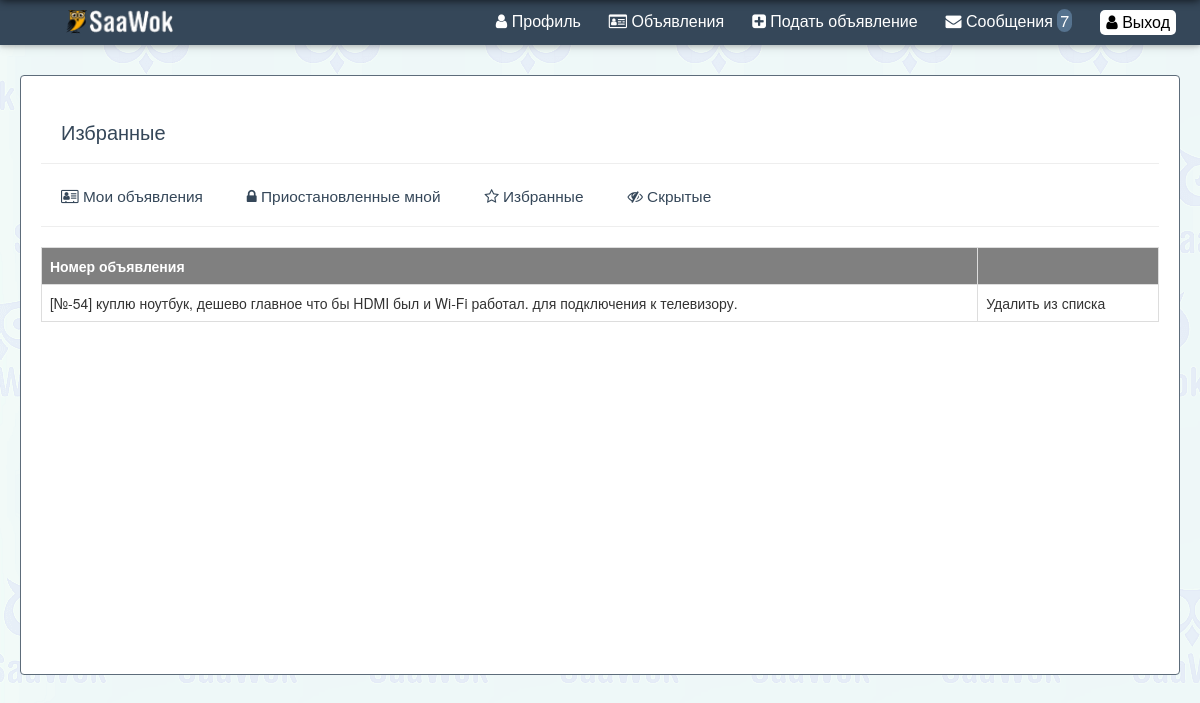
The app's page /cabinet/fav_ob.php (signed in) with its own data.
### tables this page shows
CREATE TABLE `white_ads` (
  `id` int(11) NOT NULL AUTO_INCREMENT,
  `user` text NOT NULL,
  `ads` text NOT NULL,
  PRIMARY KEY (`id`)
);

CREATE TABLE `ads` (
  `id` int(11) NOT NULL AUTO_INCREMENT,
  `date` text NOT NULL,
  `author` text NOT NULL,
  `type` int(11) NOT NULL,
  `cat1` text NOT NULL,
  `cat2` text NOT NULL,
  `cat3` text NOT NULL,
  `text` text NOT NULL,
  `region` text NOT NULL,
  `city` text NOT NULL,
  `status` text NOT NULL,
  `files` text NOT NULL,
  `comment` text NOT NULL,
  PRIMARY KEY (`id`)
);

### classes/db.php (called while the page is built, shortened)
<?php
class Database{
	public function db_connect(){
		$this->conn = mysqli_connect(HOST, USER_NAME, USER_PASS, DB_NAME);
	}
	public function db_select($table_name,$sql_param){
		$conn= $this->conn;
		$sql = "SELECT * FROM ".$table_name." ".$sql_param;
		$result = mysqli_query($conn, $sql);
		if (mysqli_num_rows($result) > 0) {
			while($row = mysqli_fetch_assoc($result)) {
				$rows[]=$row;
			}
		}
		return $rows;
	}
}
?>

### cabinet/fav_ob.php (the view, shortened to what this page needs)
<?php
$headerr=new Headerr();
$db=new Database();
$headerr->headerrs("Избранные","","","utf-8");
$headerr->user_bar();
$user_id=$_COOKIE['id'];
$white_list= $db->db_select("white_ads","WHERE user='$user_id'");
$white_list_count=count($white_list);
echo "
<div class='content Scontainer'>
 <div class='user_block'>
  <h3>Избранные</h3>
<hr>
<a class='nav_st1' href='ads_my.php'><i class='fa fa-address-card-o' aria-hidden='true'></i> Мои объявления</a>
<a class='nav_st1' href='ads_my_arh.php'><i class='fa fa-lock' aria-hidden='true'></i> Приостановленные мной</a>
<a class='nav_st1' href='fav_ob.php'><i class='fa fa-star-o' aria-hidden='true'></i> Избранные</a>
<a class='nav_st1' href='hide_ob.php'><i class='fa fa-eye-slash' aria-hidden='true'></i> Скрытые</a>
<br /><hr>
<table class='table table-bordered'>
<tr>
<th>Номер объявления</th>
<th></th>
</tr>
";
for($i=0;$i<$white_list_count;$i++){
$white_list_id= $white_list[$i]['ads'];
$ads= $db->db_select("ads","WHERE id='$white_list_id'");
echo "
<tr>
<td><a href='../ob.php?id=".$white_list_id."'>[№-".$white_list_id."] ".$ads[0]['text']."</a></td>
<td><a href='fav_ob.php?del=".$white_list[$i]['id']."'>Удалить из списка</a></td>
</tr>";
}
echo "</table>";
echo "</div></div>";
?>

### css/style_old.css (style rules this page uses)
a { text-decoration: none; }
th { padding:5px; background-color:grey; color:white; }

### css/style.css (style rules this page uses)
.Scontainer { width: 100%; }
body { background-image: url(../images/p.png); background-position: left top; background-repeat: repeat; background-attachment: fixed; height: 100%; }
body:before { content: ""; position: fixed; top: -10px; left: 0; width: 100%; height: 10px; -webkit-box-shadow: 0px 0px 10px rgba(0,0,0,.8); -moz-box-shadow: 0px 0px 10px rgba(0,0,0,.8); box-shadow: 0px 0px 10px rgba(0,0,0,.8); z-index: 100; }
.content { min-height: 600px; width: 1160px; height: 100%; margin: 0 auto; }
a { color: inherit; }
a { background-color: transparent; -webkit-text-decoration-skip: objects; }
* { box-sizing:border-box; }
.user_block { width: 100%; min-height: 600px; max-height: 1400px; margin: 0 auto; padding: 25px 20px; background-color: #fff; border: 1px solid #5D6C7A; border-radius: 4px; margin-bottom: 30px; }
.nav_st1 { padding-left: 20px; font-size: 1.1em; padding-right: 20px; color: #354759; }

### records on screen
white_ads: ads "54", ads.text "куплю ноутбук, дешево главное что бы HDMI был и Wi-Fi работал. для подключения к телевизору."

### other values on screen
$massages_count "7"
